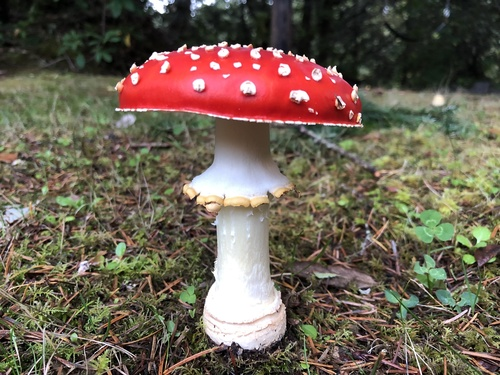
#> input picture data/muscaria_corpus/images/muscaria_101783544.jpg, 500 x 375 px
$ python -i 06_fetch_muscaria.py   (imports and definitions only)
#> lines starting #> are read from the running program, lines starting #| are printed output that depends on the picture; after the words box and inside, x2 and y2 are one past the last pixel; in counts of white or black regions, pixels touching at a corner belong together
"""
Fetch Amanita muscaria observations from iNaturalist (research-grade only),
download medium-size photos, segment silhouettes by color, extract shape
features. Reject any silhouette that fails automated quality filters.

Rationale for the color-threshold approach:
  - Amanita muscaria has a highly distinctive red cap
  - Research-grade iNaturalist photos are generally in-focus and outdoors
  - Color thresholding in HSV space (red hue, high saturation) picks the
    cap out of the background reliably for a large fraction of photos
  - Automated quality filters remove failures (multiple mushrooms, cut-off
    subject, background contamination)

The alternative (using rembg or SAM) is heavier and doesn't improve
substantially on color-based methods for this specific taxon. If we want
to publish, we'll rerun with SAM or manual QA — this is a first pass.
"""

import io
import json
import time
import numpy as np
from pathlib import Path
from PIL import Image
import requests
from skimage import measure, morphology, color, segmentation
from skimage.util import img_as_ubyte

ROOT = Path(__file__).parent.parent
CORPUS = ROOT / "data" / "muscaria_corpus"
IMGS = CORPUS / "images"
MASKS = CORPUS / "masks"
# [3 lines not run here, left out]

INAT = "https://api.inaturalist.org/v1/observations"
UA = {"User-Agent": "stonehenge-shape-study/0.1 (dereklomas@gmail.com)"}


# [30 lines left out: functions fetch_observations, download_photo, not called in this run]


def segment_red_cap(img_arr):
    """Extract silhouette using red-hue color thresholding.

    Returns binary mask (H, W) or None if segmentation fails quality checks.
    """
    if img_arr.ndim != 3 or img_arr.shape[2] < 3:
        return None
    rgb = img_arr[:, :, :3]
    hsv = color.rgb2hsv(rgb)
#> hsv: shape (375, 500, 3) float64; mean of channels 0, 1, 2 0.28, 0.298, 0.442
    H, S, V = hsv[..., 0], hsv[..., 1], hsv[..., 2]
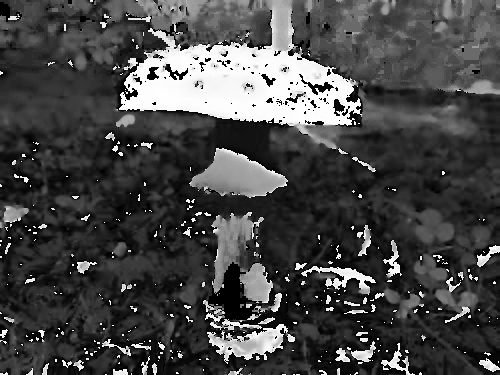
#> H: shape (375, 500) float64; min 0, max 0.999, mean 0.28
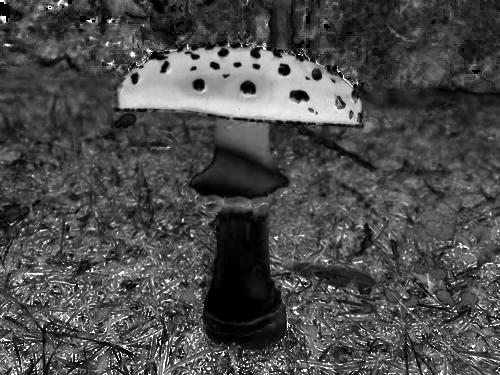
#> S: shape (375, 500) float64; min 0, max 1, mean 0.298
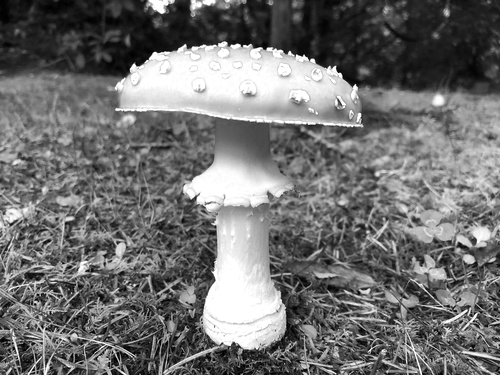
#> V: shape (375, 500) float64; min 0, max 1, mean 0.442

    # A. muscaria red cap: hue near 0 or near 1 (both are red in [0,1] HSV)
    red = ((H < 0.05) | (H > 0.94)) & (S > 0.35) & (V > 0.25)
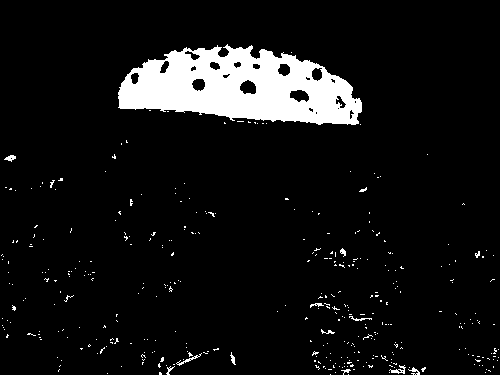
#> red: shape (375, 500) bool; 7.5% white; 370 white regions (356 under 20 px), largest, box (x1, y1, x2, y2) and area: (118, 44, 362, 125) 12580, (389, 365, 406, 374) 62, (176, 353, 202, 366) 61

    # Include very orange-ish caps as well (some overripe / brighter)
    red_orange = ((H < 0.08) | (H > 0.94)) & (S > 0.30) & (V > 0.25)
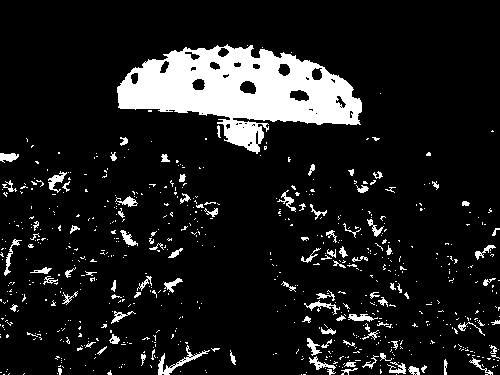
#> red_orange: shape (375, 500) bool; 11.2% white; 691 white regions (593 under 20 px), largest, box (x1, y1, x2, y2) and area: (117, 44, 362, 154) 13776, (158, 345, 210, 375) 317, (48, 171, 67, 193) 156

    mask = red_orange
    if mask.sum() < 500:
        return None

    # Clean up: remove small holes, keep largest component
    mask = morphology.remove_small_objects(mask, min_size=800)
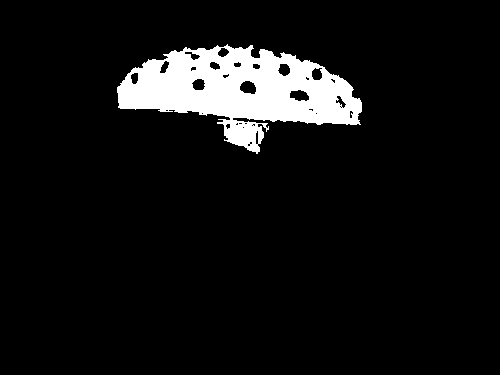
#> mask: shape (375, 500) bool; 7.3% white; 1 white region, box (x1, y1, x2, y2) and area: (117, 44, 362, 154) 13774
    mask = morphology.remove_small_holes(mask, area_threshold=2000)
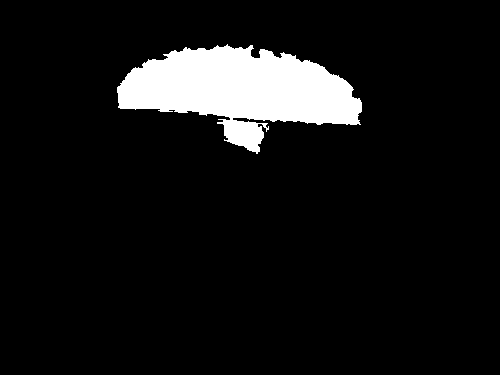
#> mask: shape (375, 500) bool; 8% white; 1 white region, box (x1, y1, x2, y2) and area: (117, 44, 362, 154) 14940

    labels = measure.label(mask)
#> labels: shape (375, 500) int32; values 0 (black) and 1 (white), 8% white; 1 white region
    if labels.max() == 0:
        return None
    regions = measure.regionprops(labels)
#> regions = 1 regions; box (x1, y1, x2, y2) and area: (117, 44, 362, 154) 14940
    largest = max(regions, key=lambda r: r.area)

    # Quality checks
    total_pixels = mask.size
#> total_pixels = 187500
    area_frac = largest.area / total_pixels
#> area_frac = 0.0797

    if area_frac < 0.02:  # too small
        return None
    if area_frac > 0.60:  # entire image is red (background contamination)
        return None
    if not (0.35 < largest.solidity < 1.0):  # too concave/fragmented
        return None
    # Must not touch image edges (subject partially cut off)
    minr, minc, maxr, maxc = largest.bbox
#> minr = 44; minc = 117; maxr = 154; maxc = 362
    H_img, W_img = mask.shape
#> H_img = 375; W_img = 500
    if minr == 0 or minc == 0 or maxr == H_img or maxc == W_img:
        return None

    # Return only the largest component
    final = (labels == largest.label).astype(np.uint8) * 255
    return final


# [53 lines left out: function process_all, not called in this run]


# [2 lines not run here, left out]

>>> import cv2
>>> picture = cv2.cvtColor(cv2.imread('../data/muscaria_corpus/images/muscaria_101783544.jpg'), cv2.COLOR_BGR2RGB)
>>> result = segment_red_cap(picture)

$ run again, on data/muscaria_corpus/images/muscaria_187775489.jpg
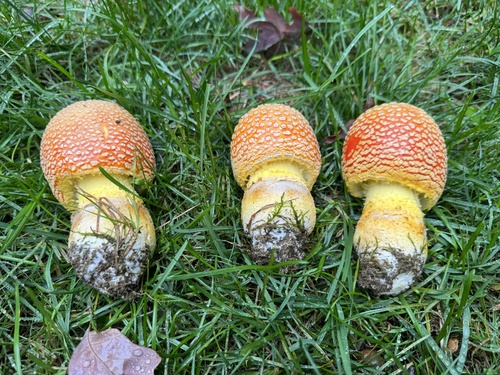
#> input picture data/muscaria_corpus/images/muscaria_187775489.jpg, 500 x 375 px
#> hsv: shape (375, 500, 3) float64; mean of channels 0, 1, 2 0.288, 0.423, 0.5
#> red: shape (375, 500) bool; 1.2% white in thin lines or dots, all inside (x1, y1, x2, y2) = (43, 8, 443, 176)
#> red_orange: shape (375, 500) bool; 5.1% white; 69 white regions (62 under 20 px), largest, box (x1, y1, x2, y2) and area: (343, 105, 446, 181) 3959, (42, 107, 155, 180) 3588, (234, 111, 291, 159) 802
#> in segment_red_cap, `labels = measure.label(mask)`:
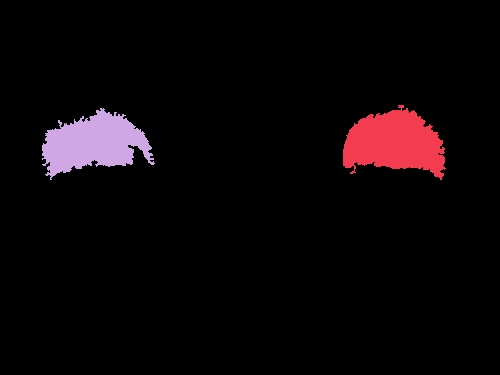
#> labels: shape (375, 500) int32; 3 distinct labels, from 0 to 2; one colour per label, 0 black
#> regions = 2 regions; box (x1, y1, x2, y2) and area: (343, 105, 446, 180) 4902, (42, 108, 155, 180) 4618
#> area_frac = 0.0261
#> minr = 105; minc = 343; maxr = 180; maxc = 446
#> in segment_red_cap, `final = (labels == largest.label).astype(np.uint8) * 255`:
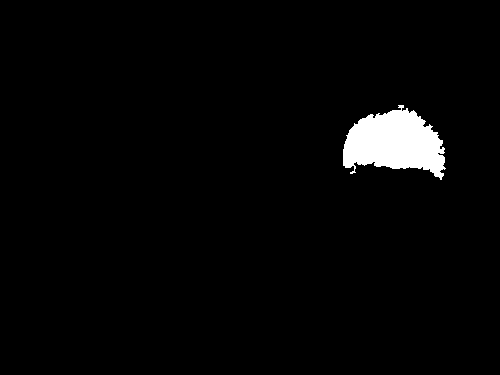
#> final: shape (375, 500); 2.6% white; 1 white region, box (x1, y1, x2, y2) and area: (343, 105, 446, 180) 4902

$ run again, on data/muscaria_corpus/images/muscaria_188332230.jpg
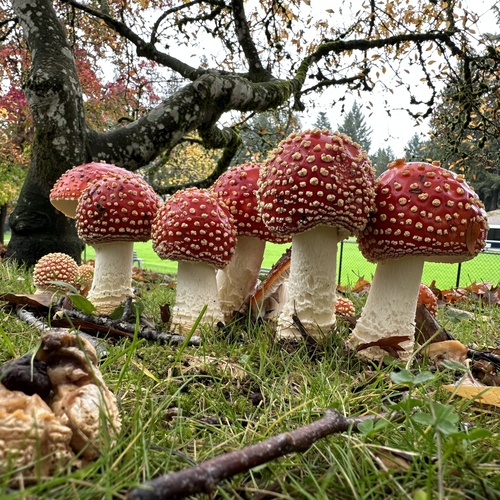
#> input picture data/muscaria_corpus/images/muscaria_188332230.jpg, 500 x 500 px
#> hsv: shape (500, 500, 3) float64; mean of channels 0, 1, 2 0.195, 0.427, 0.494
#> red: shape (500, 500) bool; 9.3% white; 355 white regions (334 under 20 px), largest, box (x1, y1, x2, y2) and area: (49, 132, 375, 264) 14317, (374, 163, 488, 256) 5880, (0, 87, 29, 116) 429
#> red_orange: shape (500, 500) bool; 14.6% white; 465 white regions (401 under 20 px), largest, box (x1, y1, x2, y2) and area: (49, 130, 488, 307) 26952, (50, 361, 94, 420) 909, (416, 285, 466, 331) 822
#> in segment_red_cap, `labels = measure.label(mask)`:
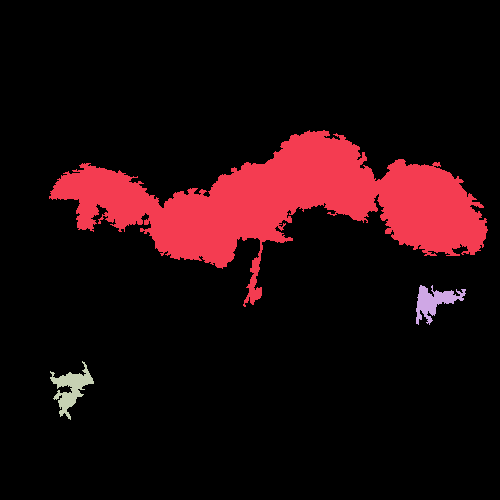
#> labels: shape (500, 500) int32; 4 distinct labels, from 0 to 3; one colour per label, 0 black
#> regions = 3 regions; box (x1, y1, x2, y2) and area: (49, 130, 488, 307) 28668, (50, 361, 94, 420) 941, (416, 285, 466, 325) 856
#> area_frac = 0.115
#> minr = 130; minc = 49; maxr = 307; maxc = 488
#> in segment_red_cap, `final = (labels == largest.label).astype(np.uint8) * 255`:
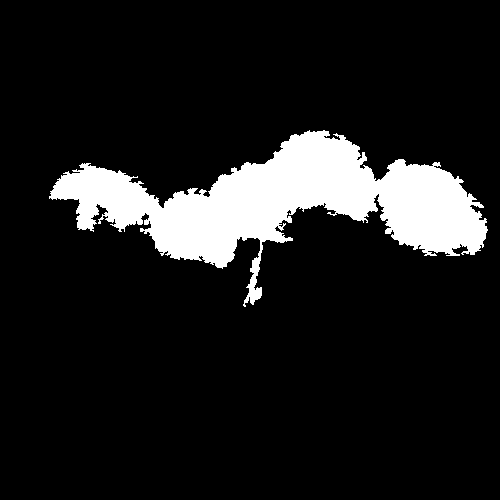
#> final: shape (500, 500); 11.5% white; 1 white region, box (x1, y1, x2, y2) and area: (49, 130, 488, 307) 28668
